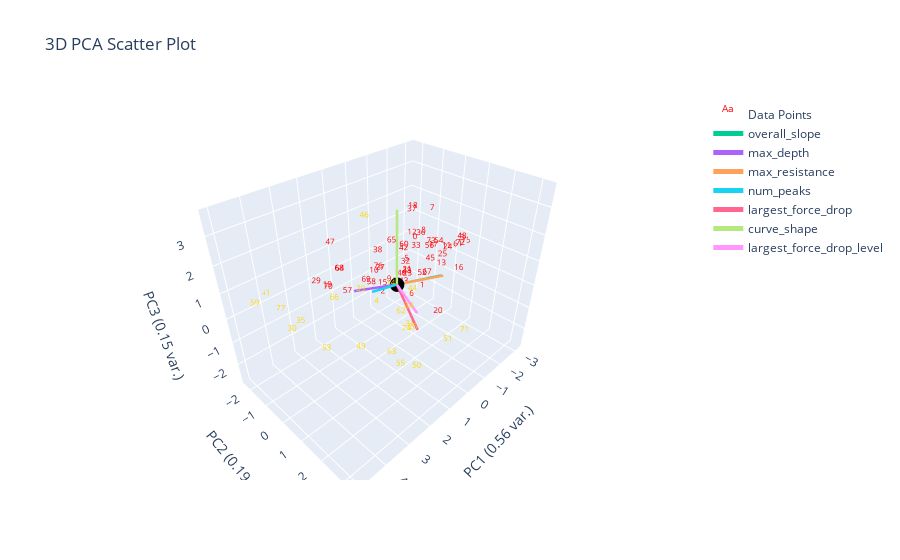

This figure's notebook cell:
### Code cell
# eps=0.7, min_samples=3 works very well
# dbscan = DBSCAN(eps=1.8, min_samples=10).fit(clustering_features_df)
# cleaned_db_labels = [label if label != -1 else max(dbscan.labels_)+1 for label in dbscan.labels_]
# # get_curve_idx_from_cluster_color("yellow", cleaned_db_labels)
# plotting.plot_pca(clustering_features_df, cleaned_db_labels, num_pc=3, graph_title='dbscan')
# plotting.plot_clusters_seperately(cleaned_db_labels, clustering_features_df.index.to_list(), depth_resist_curve_df_list)

### Figure 1 — Plotly figure (JSON) as saved in the notebook; plotly's stock layout.template omitted (floating-point values rounded to 4 significant figures)
{"data": [{"mode": "text", "name": "Data Points", "text": ["0", "1", "2", "3", "4", "5", "6", "7", "8", "9", "10", "11", "12", "13", "14", "15", "16", "17", "18", "19", "20", "21", "22", "23", "24", "25", "26", "27", "28", "29", "30", "31", "32", "33", "34", "35", "36", "37", "38", "39", "40", "41", "42", "43", "44", "45", "46", "47", "48", "49", "50", "51", "52", "53", "54", "55", "56", "57", "58", "59", "60", "61", "62", "63", "64", "65", "66", "67", "68", "69", "70", "71", "72", "73", "74", "75", "76", "77"], "textfont": {"color": ["red", "red", "red", "red", "gold", "red", "red", "red", "red", "red", "red", "red", "red", "red", "gold", "red", "red", "red", "red", "red", "red", "red", "red", "red", "red", "red", "gold", "red", "red", "red", "gold", "gold", "red", "red", "gold", "gold", "red", "red", "red", "gold", "red", "gold", "red", "red", "gold", "red", "gold", "red", "red", "gold", "gold", "gold", "red", "gold", "red", "gold", "red", "red", "red", "gold", "red", "red", "gold", "gold", "red", "red", "gold", "red", "red", "red", "red", "gold", "red", "red", "gold", "red", "red", "gold"], "size": 8}, "type": "scatter3d", "x": [-1.384, -0.9617, 0.116, -2.997, 2.252, -1.153, -1.401, -1.881, -1.661, -0.3491, -0.1394, -2.456, -1.297, -2.364, 1.935, -0.3693, -1.887, -2.014, -1.281, 1.583, -0.8553, -0.7825, -0.2737, -0.7862, -2.529, -1.566, 1.222, 0.5107, -0.5223, 2.107, 4.807, 0.8845, -1.11, -1.44, 1.661, 3.884, -1.583, -1.238, -0.1971, 2.117, -1.031, 3.946, -1.038, -0.1342, 1.511, -1.948, 2.439, 1.708, -2.974, 3.24, 1.021, 1.219, -1.706, 3.336, -2.249, 1.591, -1.889, 0.9545, 0.1123, 5.007, -1.045, -2.855, -1.03, 1.838, 1.371, 0.2798, 2.754, -1.878, 1.472, 0.287, 1.856, 0.07084, -2.954, -1.932, 1.336, -3.156, -0.1587, 4.028], "y": [-0.4326, 0.3681, -0.6053, 0.5285, 1.317, -0.6009, -0.5059, -0.1065, -0.2683, -0.7427, -1.333, 0.2167, -0.4975, 0.1403, 1.609, -1.103, 1.304, -0.04116, -0.4794, -2.027, 1.291, -0.2729, -0.2657, -0.2147, 0.2484, 0.751, 1.9, -0.331, -0.002087, -1.968, 0.604, 1.45, -0.6211, -0.4153, 2.105, -0.4227, -0.3262, -0.5025, -1.186, 0.4541, -0.7413, -2.325, -0.6712, 0.2028, 2.084, -0.1089, 1.095, -1.491, 0.5329, 1.655, 1.987, 3.286, -0.267, 0.03586, 0.02436, 1.746, -0.1325, -1.662, -1.236, -0.9546, -0.6576, 0.4405, -0.7227, 1.561, -1.494, -0.0005907, -0.1006, -0.161, -1.401, -1.332, -1.625, 3.089, 0.5091, -0.1019, 1.725, 0.6192, -1.131, -1.288], "z": [0.7885, -0.7765, -1.004, 0.4935, 0.7645, -0.1223, -1.878, 1.908, 1.021, -0.7509, -0.5365, 0.2395, 0.9907, -0.5517, 1.421, -1.112, 0.007296, 0.3721, 2.065, -0.687, -1.414, -0.2907, -0.5662, -0.4392, 0.1569, 0.484, -0.5275, 0.376, -0.1083, -0.2245, 0.8107, -0.8931, -0.2485, 0.4036, 0.69, -0.07166, 0.9206, 1.948, 0.4091, 0.703, -0.8203, 0.03064, 0.3588, -0.2563, 1.253, -0.252, 3.624, 1.414, 0.5648, -0.2106, -2.383, -0.1636, -0.888, -1.302, 0.4525, -2.034, 0.3284, -1.096, -0.9024, 0.9481, 0.5181, 0.2295, -2.691, -1.457, 0.1914, 1.515, 0.407, -0.8832, 0.2923, -0.747, -0.43, -0.6322, 0.2803, 0.5239, -0.6501, 0.3455, -0.257, 0.006694]}, {"marker": {"color": "black", "size": 5}, "mode": "markers", "name": "Origin", "showlegend": false, "type": "scatter3d", "x": [0], "y": [0], "z": [0]}, {"line": {"width": 5}, "mode": "lines+text", "name": "overall_slope", "textposition": "top center", "type": "scatter3d", "x": [0, -1.395], "y": [0, 0.8657], "z": [0, 0.1397]}, {"line": {"width": 5}, "mode": "lines+text", "name": "max_depth", "textposition": "top center", "type": "scatter3d", "x": [0, 1.398], "y": [0, -0.7057], "z": [0, 0.06372]}, {"line": {"width": 5}, "mode": "lines+text", "name": "max_resistance", "textposition": "top center", "type": "scatter3d", "x": [0, -1.317], "y": [0, 1.013], "z": [0, 0.2419]}, {"line": {"width": 5}, "mode": "lines+text", "name": "num_peaks", "textposition": "top center", "type": "scatter3d", "x": [0, 1.264], "y": [0, 0.06835], "z": [0, 0.3507]}, {"line": {"width": 5}, "mode": "lines+text", "name": "largest_force_drop", "textposition": "top center", "type": "scatter3d", "x": [0, 0.9168], "y": [0, 1.843], "z": [0, -0.4571]}, {"line": {"width": 5}, "mode": "lines+text", "name": "curve_shape", "textposition": "top center", "type": "scatter3d", "x": [0, 0.05315], "y": [0, 0.0112], "z": [0, 2.919]}, {"line": {"width": 5}, "mode": "lines+text", "name": "largest_force_drop_level", "textposition": "top center", "type": "scatter3d", "x": [0, 0.9612], "y": [0, 1.823], "z": [0, 0.2549]}], "layout": {"autosize": true, "scene": {"xaxis": {"title": {"text": "PC1 (0.56 var.)"}}, "yaxis": {"title": {"text": "PC2 (0.19 var.)"}}, "zaxis": {"title": {"text": "PC3 (0.15 var.)"}}}, "title": {"text": "3D PCA Scatter Plot"}}}
